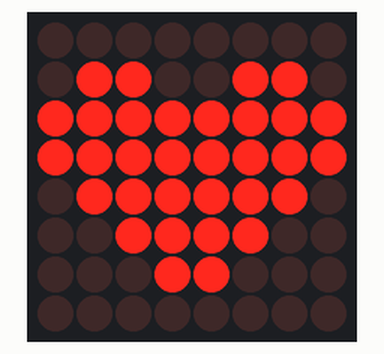
This sketch was run on a simulated Arduino Uno, built with avr-gcc and run on an emulated ATmega328P. Shown: 8×8 LED matrix.

Above: at 0.1 s.

The sketch:

8x8-digital-heart-display.ino
```cpp
#include <MD_MAX72xx.h>
#include <SPI.h>

#define HARDWARE_TYPE MD_MAX72XX::PAROLA_HW
#define MAX_DEVICES 1

#define DATA_PIN  11
#define CS_PIN    10
#define CLK_PIN   13

MD_MAX72XX mx = MD_MAX72XX(HARDWARE_TYPE, DATA_PIN, CLK_PIN, CS_PIN, MAX_DEVICES);

// 8x8 Heart Pattern (1 = LED ON, 0 = LED OFF)
const byte HEART[8] = {
  B00000000,
  B01100110,
  B11111111,
  B11111111,
  B01111110,
  B00111100,
  B00011000,
  B00000000
};

void drawPattern(const byte pattern[]) {
  mx.clear();
  for (int row = 0; row < 8; row++) {
    mx.setRow(0, row, pattern[row]);
  }
}

void setup() {
  mx.begin();
  mx.control(MD_MAX72XX::INTENSITY, 5);

  drawPattern(HEART);
}

void loop() {
}
```
